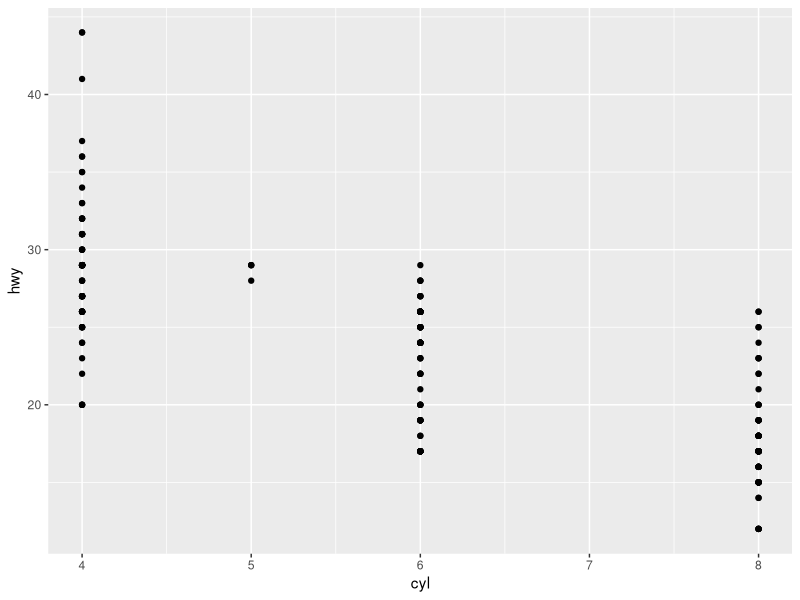
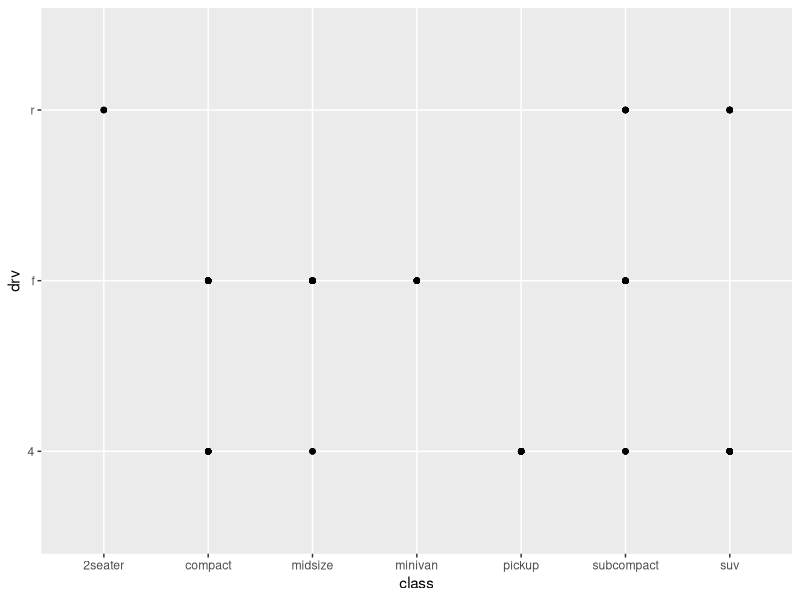
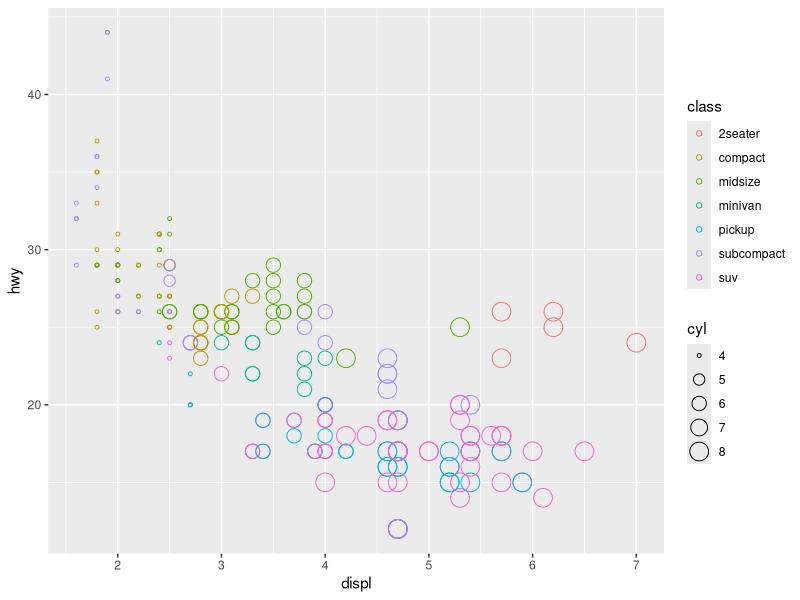
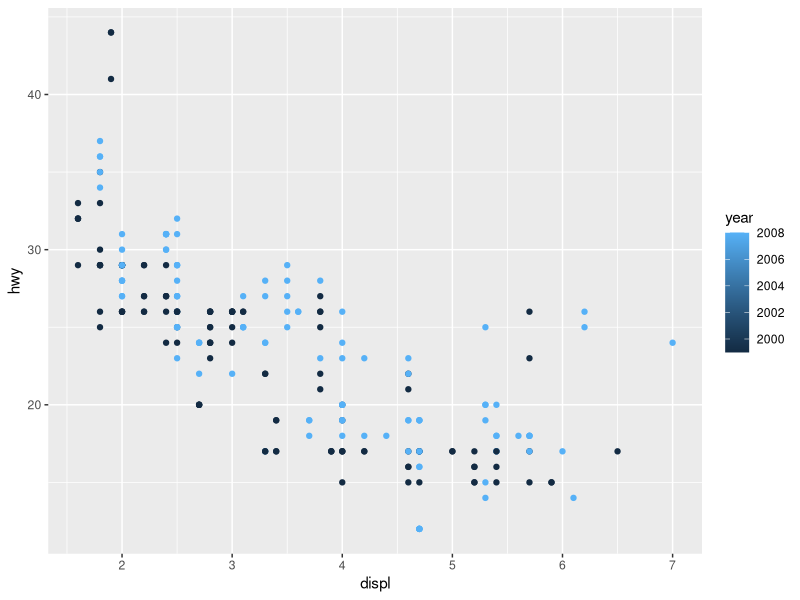
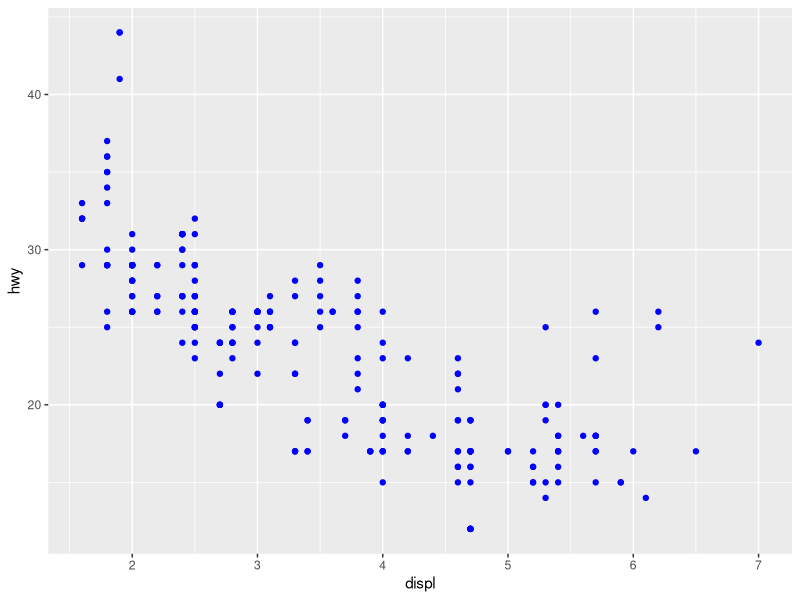
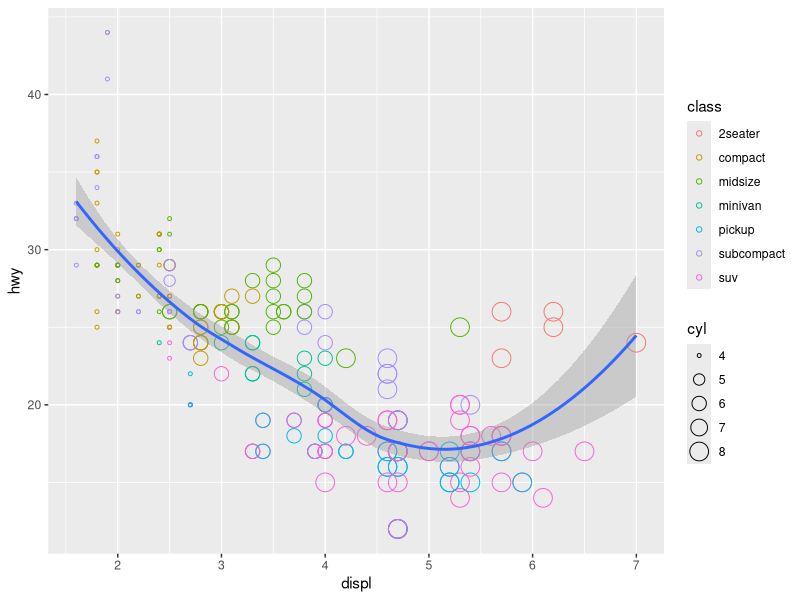
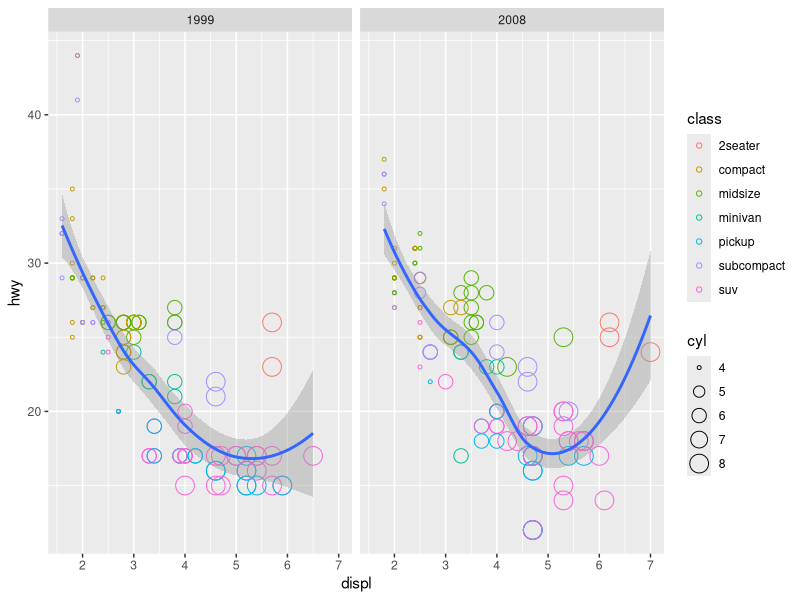
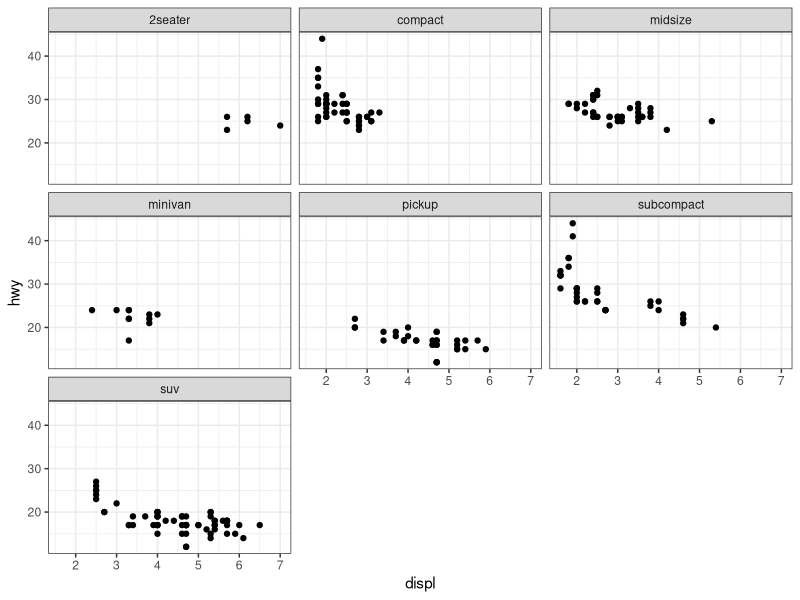

The R source for these figures, in order:
## 1610 notes for intro to ggplot

library(tidyverse)

mpg 
?mpg
# in tidyverse, most objects come in the form of tibbles, where are basically upgraded data frames 
# mpg dataset includes descriptions of data type (chr, dbl, int)

?cars
cars

View(mpg) #shows table in new page #generally not useful to use view in a quarto document
head(cars) #shows headers
tail(cars) #shows bottom lines 

# All ggplot2 graphs share the same few components:
    ## theme, coordinates, statistics, facets, geometries, aesthetics, data

#aesthetics: how the data is displayed (e.g. positioning along x and y, size of dots)
#theme: background
#geometrics: data points
#shape of geometric objects: shape of data point

ggplot(data = mpg) + 
  geom_point(mapping = aes(x = cyl, y = hwy)) # mapping aesthetic variable from dataset to x + y 

ggplot(data = mpg) +
  geom_point(mapping = aes(x = class, y = drv)) # for these variables, not a good way to visualize these data

ggplot(data = mpg) +
  geom_point(mapping = aes(x = displ, y = hwy, color = class, size = cyl), shape = 1) 

?geom_point # useful to identify description and different parameters we can use 
  # color, size, and shape are other parameters that add customization
  # to apply a parameter to all variables, must apply it **outside** the aesthetic 

ggplot(data = mpg) +
  geom_point(mapping = aes(x = displ, y = hwy, color = year))

# here, because year is a numeric datatype, there is a natural datatype that sorts into a color gradient 

ggplot(data = mpg) +
  geom_point(mapping = aes(x = displ, y = hwy), color = "blue")

# again, to apply the same parameter (color = "blue") to all variables, they need to be outside the aes 
  # otherwise the color will default to the first color, in this case red 

ggplot(data = mpg) +
  geom_point(mapping = aes(x = displ, y = hwy, color = class, size = cyl), shape = 1) +
  geom_smooth(mapping = aes(x = displ, y = hwy)) # add trend line 

ggplot(data = mpg, mapping = aes(x = displ, y = hwy)) +
  geom_point(mapping = aes(x = displ, y = hwy, color = class, size = cyl), shape = 1) +
  geom_smooth() + # add trend line
  facet_wrap(~ year) # split by variable

# including the mapping in the first line will automatically apply it to each new parameter
# facet_wrap will allow us to split by a particular variable 

ggplot(data = mpg) +
  geom_point(mapping = aes(x = displ, y = hwy)) +
  facet_wrap(~ class) + # create plots for a particular variable, (here it is class)
  theme_bw() # apply a new background theme for a particlar style 

  